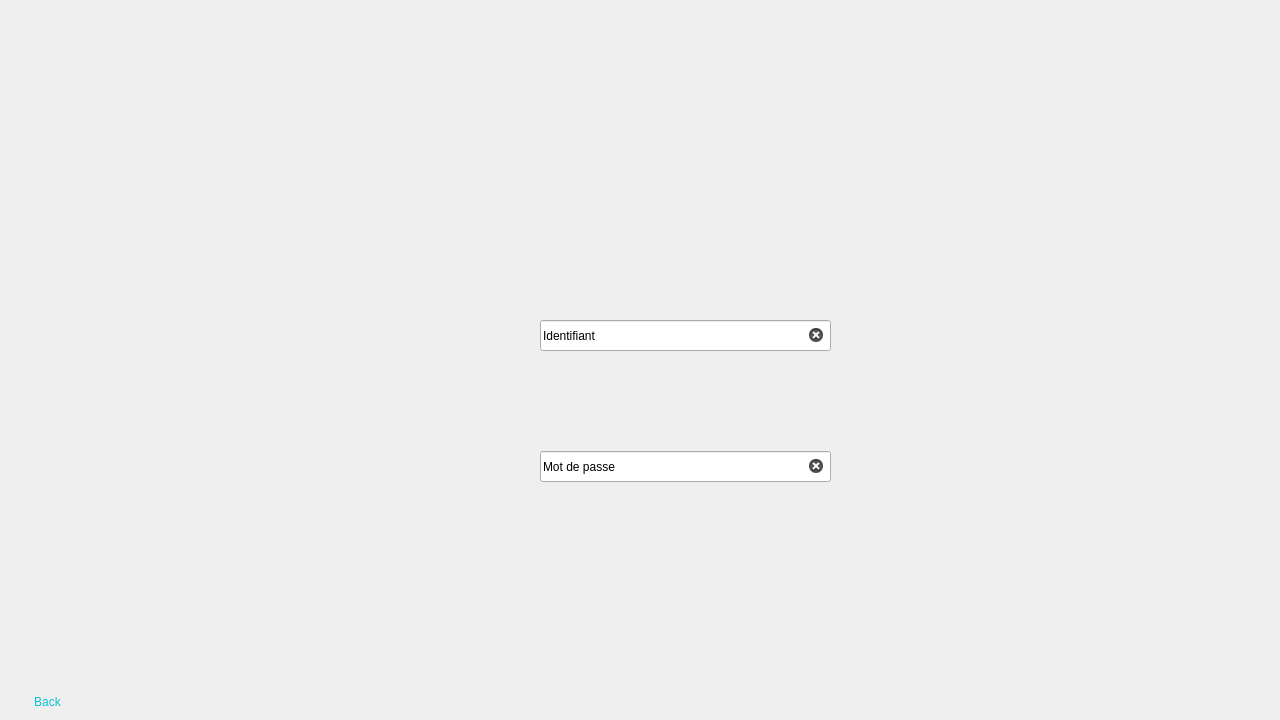
<?xml version="1.0" encoding="UTF-8"?>
<ui version="4.0">
 <class>loginSec</class>
 <widget class="QDialog" name="loginSec">
  <property name="geometry">
   <rect>
    <x>0</x>
    <y>0</y>
    <width>1280</width>
    <height>720</height>
   </rect>
  </property>
  <property name="minimumSize">
   <size>
    <width>1280</width>
    <height>720</height>
   </size>
  </property>
  <property name="maximumSize">
   <size>
    <width>1280</width>
    <height>720</height>
   </size>
  </property>
  <property name="baseSize">
   <size>
    <width>1280</width>
    <height>720</height>
   </size>
  </property>
  <property name="windowTitle">
   <string>MED++</string>
  </property>
  <widget class="QWidget" name="widget" native="true">
   <property name="geometry">
    <rect>
     <x>0</x>
     <y>0</y>
     <width>1281</width>
     <height>721</height>
    </rect>
   </property>
   <property name="styleSheet">
    <string notr="true">QWidget#widget 
{
	background-image: url(:/Loginsec.png);
}</string>
   </property>
   <widget class="QLineEdit" name="lineEdit_2">
    <property name="geometry">
     <rect>
      <x>540</x>
      <y>451</y>
      <width>291</width>
      <height>31</height>
     </rect>
    </property>
    <property name="text">
     <string>Mot de passe</string>
    </property>
    <property name="clearButtonEnabled">
     <bool>true</bool>
    </property>
   </widget>
   <widget class="QLineEdit" name="lineEdit">
    <property name="geometry">
     <rect>
      <x>540</x>
      <y>320</y>
      <width>291</width>
      <height>31</height>
     </rect>
    </property>
    <property name="text">
     <string>Identifiant</string>
    </property>
    <property name="clearButtonEnabled">
     <bool>true</bool>
    </property>
   </widget>
   <widget class="QWidget" name="widget_2" native="true">
    <property name="geometry">
     <rect>
      <x>610</x>
      <y>560</y>
      <width>81</width>
      <height>71</height>
     </rect>
    </property>
    <widget class="QPushButton" name="pushButton">
     <property name="geometry">
      <rect>
       <x>0</x>
       <y>2</y>
       <width>81</width>
       <height>71</height>
      </rect>
     </property>
     <property name="styleSheet">
      <string notr="true">QPushButton{
border-style:solid;

background-color:#AARRGGBB ;
color:#fff;
border-radius:7px;
}</string>
     </property>
     <property name="text">
      <string/>
     </property>
    </widget>
   </widget>
   <widget class="QPushButton" name="pushButton_2">
    <property name="geometry">
     <rect>
      <x>10</x>
      <y>690</y>
      <width>75</width>
      <height>23</height>
     </rect>
    </property>
    <property name="styleSheet">
     <string notr="true">QPushButton{
border-style:solid;

background-color:#AARRGGBB ;
color:#0AC3CF;
border-radius:7px;
}</string>
    </property>
    <property name="text">
     <string>Back</string>
    </property>
   </widget>
  </widget>
 </widget>
 <resources/>
 <connections/>
</ui>
